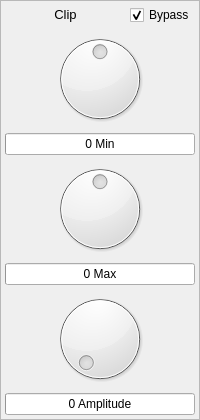
                 <widget class="QFrame" name="frame_13">
                  <property name="frameShape">
                   <enum>QFrame::StyledPanel</enum>
                  </property>
                  <layout class="QGridLayout" name="gridLayout_25">
                   <property name="leftMargin">
                    <number>4</number>
                   </property>
                   <property name="topMargin">
                    <number>4</number>
                   </property>
                   <property name="rightMargin">
                    <number>4</number>
                   </property>
                   <property name="bottomMargin">
                    <number>4</number>
                   </property>
                   <property name="spacing">
                    <number>4</number>
                   </property>
                   <item row="2" column="0">
                    <layout class="QVBoxLayout" name="verticalLayout_33">
                     <item>
                      <widget class="QDial" name="clip_max_dial">
                       <property name="minimum">
                        <number>-100</number>
                       </property>
                       <property name="maximum">
                        <number>100</number>
                       </property>
                       <property name="notchesVisible">
                        <bool>false</bool>
                       </property>
                      </widget>
                     </item>
                     <item>
                      <widget class="QProgressBar" name="clip_pbar_2">
                       <property name="minimum">
                        <number>-100</number>
                       </property>
                       <property name="value">
                        <number>-100</number>
                       </property>
                       <property name="alignment">
                        <set>Qt::AlignCenter</set>
                       </property>
                       <property name="invertedAppearance">
                        <bool>false</bool>
                       </property>
                       <property name="format">
                        <string>%p Max</string>
                       </property>
                      </widget>
                     </item>
                    </layout>
                   </item>
                   <item row="3" column="0">
                    <layout class="QVBoxLayout" name="verticalLayout_26">
                     <item>
                      <widget class="QDial" name="clip_amp_dial">
                       <property name="maximum">
                        <number>200</number>
                       </property>
                       <property name="notchesVisible">
                        <bool>false</bool>
                       </property>
                      </widget>
                     </item>
                     <item>
                      <widget class="QProgressBar" name="clip_pbar_3">
                       <property name="minimum">
                        <number>0</number>
                       </property>
                       <property name="maximum">
                        <number>200</number>
                       </property>
                       <property name="value">
                        <number>0</number>
                       </property>
                       <property name="alignment">
                        <set>Qt::AlignCenter</set>
                       </property>
                       <property name="invertedAppearance">
                        <bool>false</bool>
                       </property>
                       <property name="format">
                        <string>%p Amplitude</string>
                       </property>
                      </widget>
                     </item>
                    </layout>
                   </item>
                   <item row="1" column="0">
                    <layout class="QVBoxLayout" name="verticalLayout_34">
                     <item>
                      <widget class="QDial" name="clip_min_dial">
                       <property name="minimum">
                        <number>-100</number>
                       </property>
                       <property name="maximum">
                        <number>100</number>
                       </property>
                       <property name="notchesVisible">
                        <bool>false</bool>
                       </property>
                      </widget>
                     </item>
                     <item>
                      <widget class="QProgressBar" name="clip_pbar">
                       <property name="minimum">
                        <number>-100</number>
                       </property>
                       <property name="value">
                        <number>-100</number>
                       </property>
                       <property name="alignment">
                        <set>Qt::AlignCenter</set>
                       </property>
                       <property name="invertedAppearance">
                        <bool>false</bool>
                       </property>
                       <property name="format">
                        <string>%p Min</string>
                       </property>
                      </widget>
                     </item>
                    </layout>
                   </item>
                   <item row="0" column="0">
                    <layout class="QHBoxLayout" name="horizontalLayout_10">
                     <item>
                      <widget class="QLabel" name="label_190">
                       <property name="sizePolicy">
                        <sizepolicy hsizetype="Preferred" vsizetype="Fixed">
                         <horstretch>1</horstretch>
                         <verstretch>0</verstretch>
                        </sizepolicy>
                       </property>
                       <property name="font">
                        <font>
                         <pointsize>10</pointsize>
                        </font>
                       </property>
                       <property name="text">
                        <string>Clip</string>
                       </property>
                       <property name="alignment">
                        <set>Qt::AlignCenter</set>
                       </property>
                      </widget>
                     </item>
                     <item>
                      <widget class="QCheckBox" name="clip_bypass">
                       <property name="sizePolicy">
                        <sizepolicy hsizetype="Preferred" vsizetype="Fixed">
                         <horstretch>0</horstretch>
                         <verstretch>0</verstretch>
                        </sizepolicy>
                       </property>
                       <property name="text">
                        <string>Bypass</string>
                       </property>
                       <property name="checked">
                        <bool>true</bool>
                       </property>
                      </widget>
                     </item>
                    </layout>
                   </item>
                  </layout>
                 </widget>
